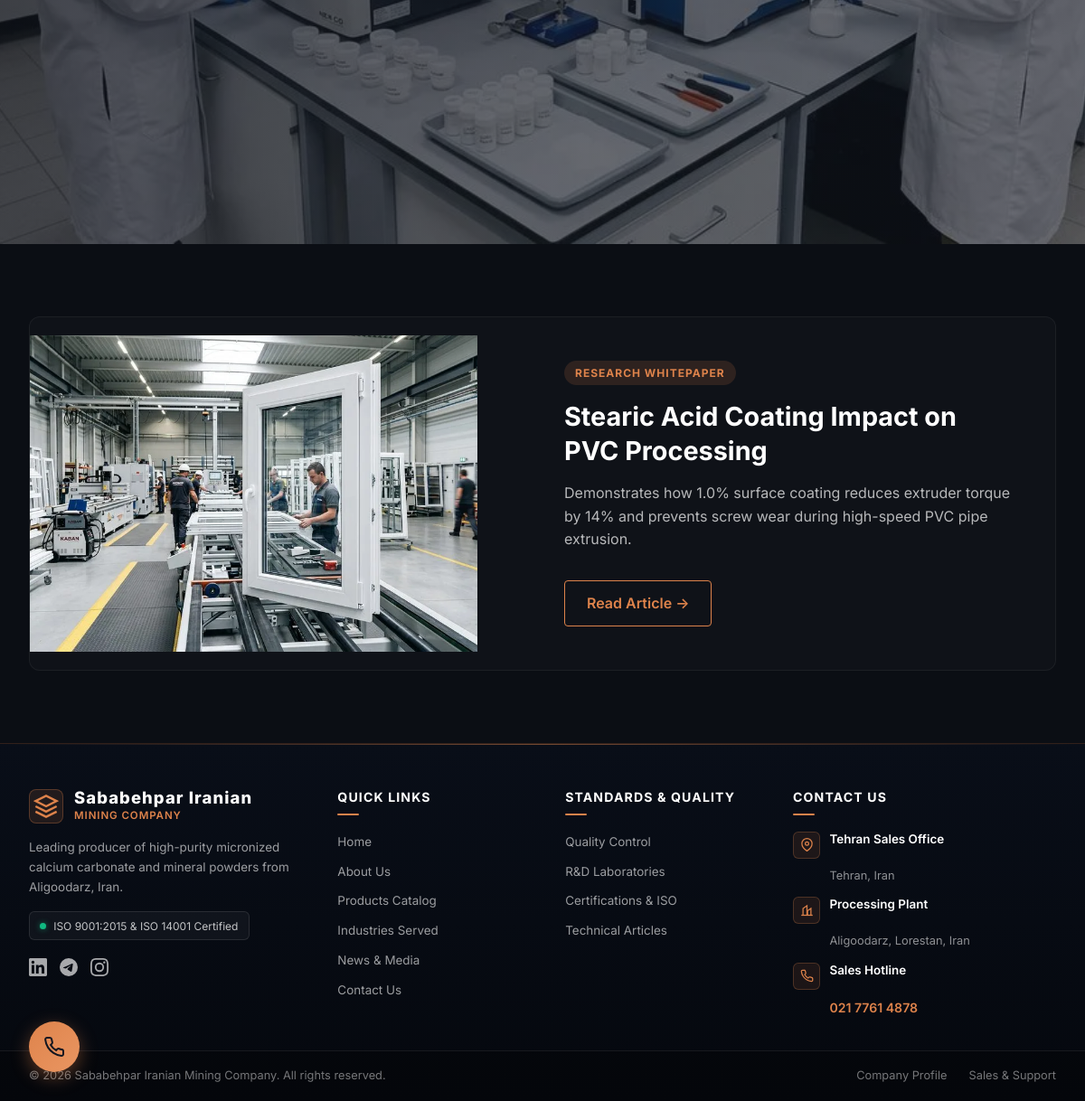
/articles/ (lower part), run on an earlier commit of the app's database.
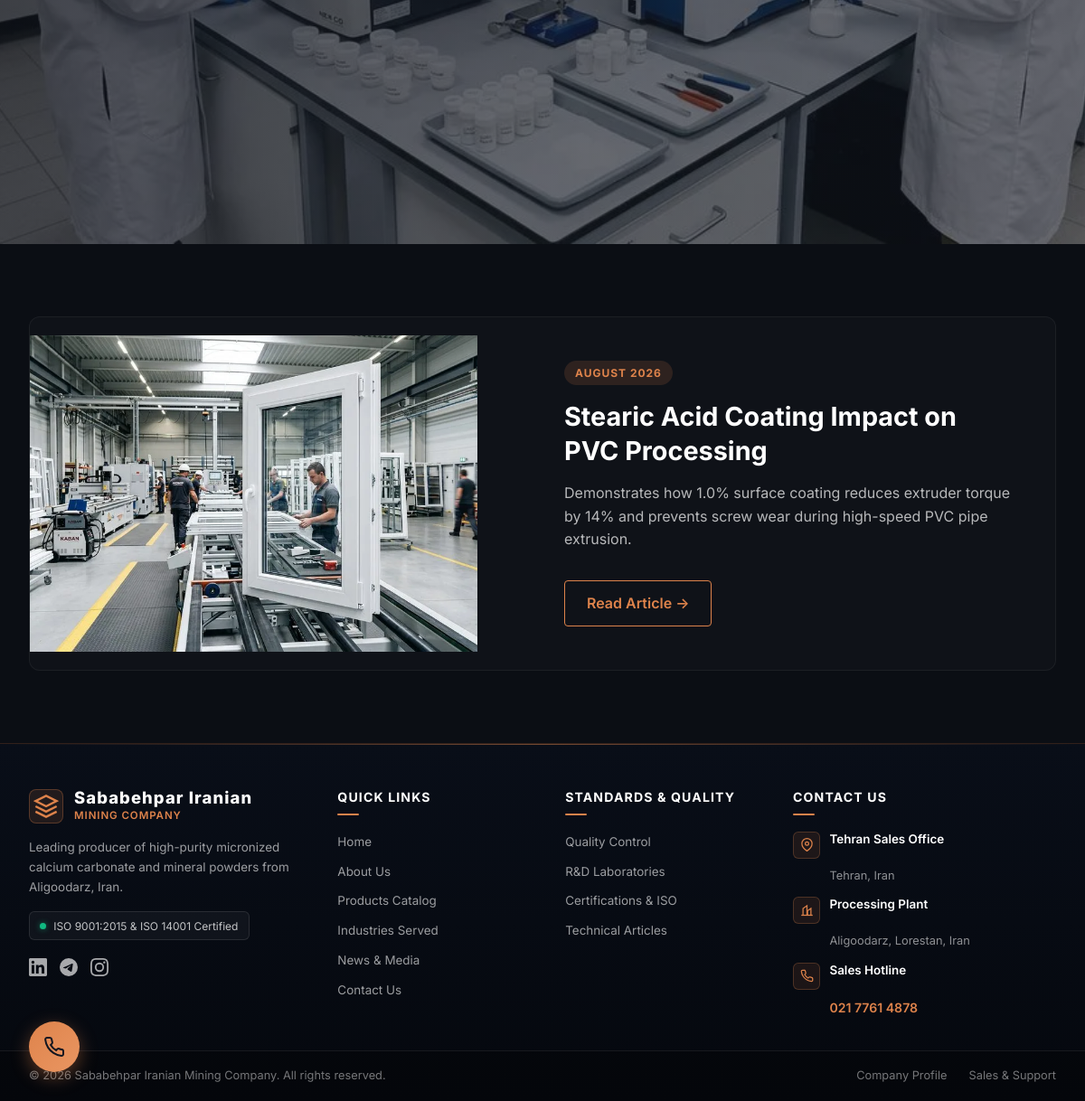
And on a later commit of the database.
### news/models.py (models this page shows, shortened)
class TechnicalArticle(models.Model):
    title = models.CharField(max_length=255)
    title_fa = models.CharField(max_length=255, blank=True, null=True, verbose_name="Title (Farsi)")
    slug = models.SlugField(unique=True, max_length=255)
    author = models.CharField(max_length=150, default="Sababehpar R&D Team")
    summary = models.TextField()
    summary_fa = models.TextField(blank=True, null=True, verbose_name="Summary (Farsi)")
    content = models.TextField()
    content_fa = models.TextField(blank=True, null=True, verbose_name="Content (Farsi)")
    pdf_file = models.FileField(upload_to='technical_papers/', blank=True, null=True)
    cover_image = models.ImageField(upload_to='article_covers/', blank=True, null=True)
    is_published = models.BooleanField(default=True)
    created_at = models.DateTimeField(auto_now_add=True)
    class Meta:
        ordering = ['-created_at']
        verbose_name = 'Technical Article'
        verbose_name_plural = 'Technical Articles'
    @property
    def display_title(self):
        from django.utils import translation
        lang = translation.get_language()
        if lang and lang.startswith('fa') and self.title_fa:
            return self.title_fa
        return self.title
    @property
    def display_summary(self):
        from django.utils import translation
        lang = translation.get_language()
        if lang and lang.startswith('fa') and self.summary_fa:
            return self.summary_fa
        return self.summary

### news/views.py (the view)
# urls.py: path('articles/', news_views.articles_list, name='articles_list'),
def articles_list(request):
    technical_articles = TechnicalArticle.objects.filter(is_published=True)
    return render(request, 'articles/index.html', {'technical_articles': technical_articles})

### templates/articles/index.html (shortened to what this page needs)
{% extends 'base.html' %}
{% load static %}
{% block content %}
<section class="hero">
<div class="hero__slideshow">
<div class="hero__slide active" style="background-image: url('{% static 'images/lab_quality_control.webp' %}'); background-size: cover; background-position: center;">
<div class="hero__overlay"></div>
</div>
</div>
<div class="hero__content">
</div>
</section>
<section style="background: #0B0E14; padding: 5rem 0;">
<div class="container">
<div class="article-list">
{% if technical_articles %}
    {% for article in technical_articles %}
    <div class="article-list-item {% if forloop.counter|divisibleby:2 %}article-list-item--reverse{% endif %}">
        <div class="article-list-item__image-wrap">
            {% if article.cover_image %}
                <img src="{{ article.cover_image.url }}" alt="{{ article.title }}" class="article-list-item__image" loading="lazy">
            {% else %}
                <img src="{% static 'images/ind_pvc.webp' %}" alt="{{ article.title }}" class="article-list-item__image" loading="lazy">
            {% endif %}
        </div>
        <div class="article-list-item__content">
            <span class="article-list-item__badge">{{ article.created_at|date:"F Y" }}</span>
            <h3 class="article-list-item__title" data-en="{{ article.title }}" data-fa="{{ article.title_fa|default:article.title }}">{{ article.display_title }}</h3>
            <p class="article-list-item__text" data-en="{{ article.summary }}" data-fa="{{ article.summary_fa|default:article.summary }}">{{ article.display_summary }}</p>
            <a href="{% url 'article_detail' article.slug %}" class="article-list-item__cta" data-en="Read Article →" data-fa="خواندن مقاله ←">{% if LANGUAGE_CODE == 'fa' %}خواندن مقاله ←{% else %}Read Article →{% endif %}</a>
        </div>
    </div>
    {% endfor %}
{% else %}
<div class="article-list-item">
<div class="article-list-item__image-wrap">
<img alt="Stearic Acid Coating Impact on PVC Processing" class="article-list-item__image" loading="lazy" src="{% static 'images/ind_pvc.webp' %}"/>
</div>
<div class="article-list-item__content">
<span class="article-list-item__badge" id="article-1-badge">Research Whitepaper</span>
<h3 class="article-list-item__title" id="article-1-title">Stearic Acid Coating Impact on PVC Processing</h3>
<p class="article-list-item__text" id="article-1-desc">Demonstrates how 1.0% surface coating reduces extruder torque by 14% and prevents screw wear during high-speed PVC pipe extrusion.</p>
<a class="article-list-item__cta" href="{% url 'article_1' %}" id="article-1-cta">Read Article →</a>
</div>
</div>
{% endif %}
</div>
</div>
</section>
{% endblock %}

### templates/base.html (shortened to what this page needs)
{% load static %}
{% load i18n %}
{% get_current_language as LANGUAGE_CODE %}
<!DOCTYPE html>
<html lang="{{ LANGUAGE_CODE|default:'en' }}" dir="{% if LANGUAGE_CODE == 'fa' %}rtl{% else %}ltr{% endif %}">
<head>
    <link rel="stylesheet" href="{% static 'css/styles.css' %}?v={% now 'U' %}">
</head>
<body>
    {% block content %}
    {% endblock %}
    <footer class="footer">
        <div class="container footer__inner">
            <div class="footer__col footer__col--brand">
                <div class="footer__brand">
                    <div class="footer__brand-icon">
                        <svg width="28" height="28" viewBox="0 0 24 24" fill="none" stroke="#de834b" stroke-width="2"><path d="M12 2L2 7l10 5 10-5-10-5zM2 17l10 5 10-5M2 12l10 5 10-5"/></svg>
                    </div>
                    <div class="footer__brand-text">
                        <span class="footer__title" id="footer-brand-title">Sababehpar Iranian</span>
                        <span class="footer__subtitle" id="footer-brand-subtitle">Mining Company</span>
                    </div>
                </div>
                <p class="footer__description" id="footer-desc">
                    Leading producer of high-purity micronized calcium carbonate and mineral powders from Aligoodarz, Iran.
                </p>
                <div class="footer__cert-badge">
                    <span class="footer__cert-dot"></span>
                    <span class="footer__cert-text">ISO 9001:2015 &amp; ISO 14001 Certified</span>
                </div>
                <div class="footer__social" style="display: flex; gap: 14px; margin-top: 1.25rem; align-items: center;">
                    <a href="https://www.linkedin.com/company/sababehpar" target="_blank" rel="noopener noreferrer" aria-label="LinkedIn" class="social-icon" style="color: rgba(255, 255, 255, 0.65); display: flex; align-items: center; transition: color 0.3s, transform 0.3s;">
                    </a>
                    <a href="https://t.me/Sababehpariranian" target="_blank" rel="noopener noreferrer" aria-label="Telegram" class="social-icon" style="color: rgba(255, 255, 255, 0.65); display: flex; align-items: center; transition: color 0.3s, transform 0.3s;">
                    </a>
                    <a href="https://www.instagram.com/sababehpariranian/" target="_blank" rel="noopener noreferrer" aria-label="Instagram" class="social-icon" style="color: rgba(255, 255, 255, 0.65); display: flex; align-items: center; transition: color 0.3s, transform 0.3s;">
                    </a>
                </div>
            </div>
            <div class="footer__col">
                <h4 class="footer__heading" id="footer-quick-title">Quick Links</h4>
                <ul class="footer__links">
                    <li><a href="{% url 'website:home' %}" id="footer-link-home">Home</a></li>
                    <li><a href="{% url 'website:about' %}" id="footer-link-about">About Us</a></li>
                    <li><a href="{% url 'products:index' %}" id="footer-link-products">Products Catalog</a></li>
                    <li><a href="{% url 'website:industries' %}" id="footer-link-industries">Industries Served</a></li>
                    <li><a href="{% url 'news:index' %}" id="footer-link-news">News &amp; Media</a></li>
                    <li><a href="{% url 'contact:index' %}" id="footer-link-contact">Contact Us</a></li>
                </ul>
            </div>
            <div class="footer__col">
                <h4 class="footer__heading" id="footer-knowledge-title">Standards &amp; Quality</h4>
                <ul class="footer__links">
                    <li><a href="{% url 'website:quality_control' %}" id="footer-kc-qc">Quality Control</a></li>
                    <li><a href="{% url 'website:labs' %}" id="footer-kc-labs">R&D Laboratories</a></li>
                    <li><a href="{% url 'website:certifications' %}" id="footer-kc-certs">Certifications &amp; ISO</a></li>
                    <li><a href="{% url 'articles_list' %}" id="footer-kc-articles">Technical Articles</a></li>
                </ul>
            </div>
            <div class="footer__col footer__col--contact">
                <h4 class="footer__heading" id="footer-contact-title">Contact Us</h4>
                <div class="footer__contact-list">
                    <div class="footer__contact-item">
                        <div class="footer__contact-icon">
                            <svg width="18" height="18" viewBox="0 0 24 24" fill="none" stroke="#de834b" stroke-width="2"><path d="M21 10c0 7-9 13-9 13s-9-6-9-13a9 9 0 0 1 18 0z"/><circle cx="12" cy="10" r="3"/></svg>
                        </div>
                        <div class="footer__contact-info" id="footer-office">
                            <strong>Tehran Sales Office</strong><br>
                            <span>Tehran, Iran</span>
                        </div>
                    </div>
                    <div class="footer__contact-item">
                        <div class="footer__contact-icon">
                            <svg width="18" height="18" viewBox="0 0 24 24" fill="none" stroke="#de834b" stroke-width="2"><path d="M2 20h20"/><path d="M5 20V8l7-5v17"/><path d="M13 20V12l6-4v12"/></svg>
                        </div>
                        <div class="footer__contact-info" id="footer-factory">
                            <strong>Processing Plant</strong><br>
                            <span>Aligoodarz, Lorestan, Iran</span>
                        </div>
                    </div>
                    <div class="footer__contact-item footer__contact-item--phone">
                        <div class="footer__contact-icon">
                        </div>
                        <div class="footer__contact-info">
                            <strong>Sales Hotline</strong><br>
                            <a href="tel:02177614878" id="footer-phone" dir="ltr">021 7761 4878</a>
                        </div>
                    </div>
                </div>
            </div>
        </div>
        <div class="footer__bottom">
            <div class="container footer__bottom-inner">
                <p id="footer-copyright">&copy; 2026 Sababehpar Iranian Mining Company. All rights reserved.</p>
                <div class="footer__bottom-links">
                    <a href="{% url 'website:about' %}" id="footer-privacy">Company Profile</a>
                    <a href="{% url 'contact:index' %}" id="footer-terms">Sales &amp; Support</a>
                </div>
            </div>
        </div>
    </footer>
    <div class="floating-phone" id="floating-phone">
        <button class="floating-phone__trigger" id="phone-trigger" aria-label="Contact options">
        </button>
    </div>
</body>
</html>

### templates/base.html (style rules this page uses)
.footer__inner { display: grid !important; grid-template-columns: 1.4fr 1fr 1fr 1.3fr !important; gap: 1.75rem !important; align-items: start !important; }

What changed in the data, as far as the page shows it:
added TechnicalArticle: created_at "AUGUST 2026", display_title "Stearic Acid Coating Impact on PVC Processing", display_summary "Demonstrates how 1.0% surface coating reduces extruder torque by 14% and prevents screw wear during high-speed PVC pipe extrusion."
Also different on the page:
text no longer shown: "RESEARCH WHITEPAPER Stearic Acid Coating Impact on PVC Processing Demonstrates how 1.0% surface coating reduces extruder torque by 14% and prevents screw wear during high-speed PVC pipe extrusion. Read Article →"
